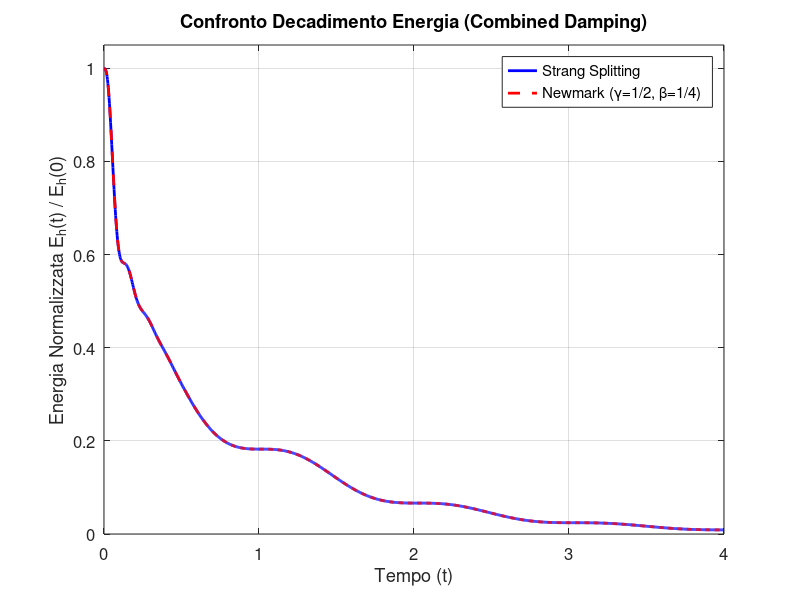
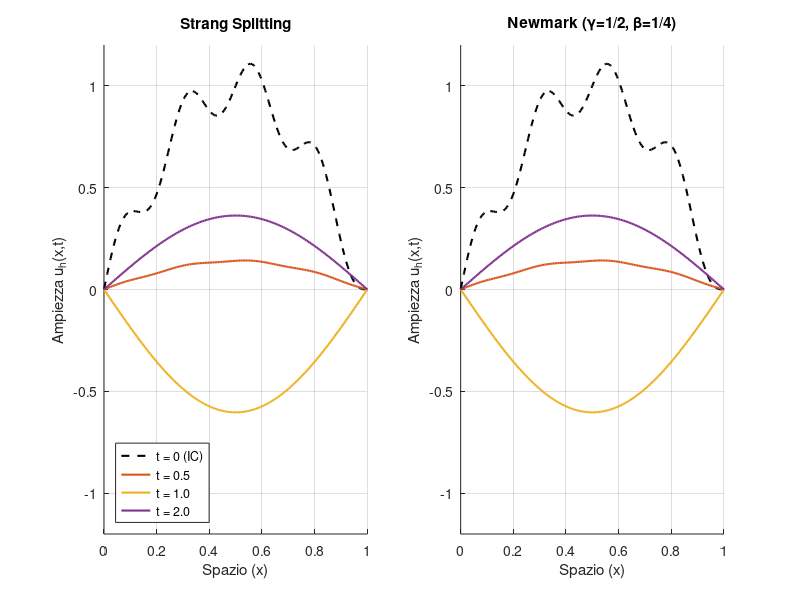

Source code (MATLAB) for these figures, in order: (Note: this script raises an error after producing the figures.)
%% NUMERICAL MODELING AND SIMULATION FOR ACOUSTICS - Homework 1 (Point 6 - Newmark)
clear; clc; close all;

% 1. Parametri fisici e di discretizzazione
L = 1; 
rho = 1; 
mu = 1; 
T = 4;
Nx = 160; 
dt = 0.0025;
h = L / Nx;
Nt = round(T / dt);

% Vettore spaziale e nodi interni
x = linspace(0, L, Nx+1)';
x_int = x(2:end-1);
Nh = length(x_int);

% 2. Assemblaggio Matrici FEM P1
e = ones(Nh, 1);
M = (rho * h / 6) * spdiags([e, 4*e, e], -1:1, Nh, Nh);
K = (mu / h)      * spdiags([-e, 2*e, -e], -1:1, Nh, Nh);

% Parametri per il caso Combined Damping
alpha = 0.8;
eta = 0.02;
D = alpha * M + eta * K;

% 3. Condizioni iniziali
u0_int = sin(pi * x_int) + (1/8) * sin(8 * pi * x_int);
v0_int = zeros(Nh, 1);

% Vettori per il salvataggio dei risultati
t_vec = linspace(0, T, Nt+1);
Energy_Split = zeros(Nt+1, 1);
Energy_Newmark = zeros(Nt+1, 1);

% Istanti di tempo per i profili spaziali: t = 0.5, 1, 2
t_plot = [0.5, 1, 2];
steps_plot = round(t_plot / dt);
U_profiles_Split = zeros(Nx+1, length(t_plot)); 
U_profiles_Newmark = zeros(Nx+1, length(t_plot)); 

% =========================================================================
% SOLUTORE 1: STRANG SPLITTING (Dal Punto 5)
% =========================================================================
fprintf('Esecuzione Solutore Strang Splitting...\n');
B = M \ D;
Q = expm(- (dt / 2) * B);
A_lhs = M + (dt^2 / 4) * K;
A_rhs = M - (dt^2 / 4) * K;

U = u0_int;
V = v0_int;
E0 = 0.5 * (V' * M * V) + 0.5 * (U' * K * U);
Energy_Split(1) = 1.0;

for n = 1:Nt
    % Step solver
    Va = Q * V;
    rhs = A_rhs * U + dt * (M * Va);
    U_next = A_lhs \ rhs;
    Vb = (2 / dt) * (U_next - U) - Va;
    V = Q * Vb;
    U = U_next;
    
    % Calcolo Energia
    En = 0.5 * (V' * M * V) + 0.5 * (U' * K * U);
    Energy_Split(n+1) = En / E0;
    
    % Salvataggio profili
    [is_plot_step, idx] = ismember(n, steps_plot);
    if is_plot_step
        U_profiles_Split(:, idx) = [0; U; 0];
    end
end

% =========================================================================
% SOLUTORE 2: METODO DI NEWMARK (gamma = 1/2, beta = 1/4)
% =========================================================================
fprintf('Esecuzione Solutore Newmark (Average Acceleration)...\n');
gamma_N = 1/2;
beta_N = 1/4;

% Calcolo accelerazione iniziale a0
% Dalla EDO: M*a0 + D*v0 + K*u0 = 0  => a0 = M \ (-D*v0 - K*u0)
A0 = M \ (-D * v0_int - K * u0_int);

U_nm = u0_int;
V_nm = v0_int;
A_nm = A0;
Energy_Newmark(1) = 1.0;

% Matrice di iterazione del sistema lineare di Newmark (costante nel tempo)
LHS_Newmark = M + (gamma_N * dt) * D + (beta_N * dt^2) * K;

for n = 1:Nt
    % 1. Vettori predittori (per spostamento e velocità)
    U_pred = U_nm + dt * V_nm + ((0.5 - beta_N) * dt^2) * A_nm;
    V_pred = V_nm + ((1 - gamma_N) * dt) * A_nm;
    
    % 2. Risoluzione del sistema lineare per la nuova accelerazione
    RHS = - K * U_pred - D * V_pred;
    A_next = LHS_Newmark \ RHS;
    
    % 3. Correttore (Aggiornamento finale spostamento e velocità)
    U_next = U_pred + (beta_N * dt^2) * A_next;
    V_next = V_pred + (gamma_N * dt) * A_next;
    
    % 4. Calcolo Energia
    En_nm = 0.5 * (V_next' * M * V_next) + 0.5 * (U_next' * K * U_next);
    Energy_Newmark(n+1) = En_nm / E0;
    
    % Aggiornamento variabili per step successivo
    U_nm = U_next;
    V_nm = V_next;
    A_nm = A_next;
    
    % Salvataggio profili
    [is_plot_step, idx] = ismember(n, steps_plot);
    if is_plot_step
        U_profiles_Newmark(:, idx) = [0; U_nm; 0];
    end
end
fprintf('Simulazioni completate. Generazione grafici...\n');

% =========================================================================
% GRAFICI DI CONFRONTO
% =========================================================================
% Grafico 1: Confronto Decadimento Energia
figure('Color', 'w', 'Position', [100, 100, 800, 500]);
plot(t_vec, Energy_Split, 'b', 'LineWidth', 2, 'DisplayName', 'Strang Splitting');
hold on; grid on;
plot(t_vec, Energy_Newmark, 'r--', 'LineWidth', 2, 'DisplayName', 'Newmark (\gamma=1/2, \beta=1/4)');
xlabel('Tempo (t)');
ylabel('Energia Normalizzata E_h(t) / E_h(0)');
title('Confronto Decadimento Energia (Combined Damping)');
legend('Location', 'northeast');
set(gca, 'FontSize', 12);
ylim([0 1.05]);

% Grafico 2: Confronto Profili Spaziali
figure('Color', 'w', 'Position', [150, 150, 1000, 400]);
t_colors = {'#D95319', '#EDB120', '#7E2F8E'};

subplot(1, 2, 1);
hold on; grid on;
plot(x, [0; u0_int; 0], 'k--', 'LineWidth', 1.5, 'DisplayName', 't = 0 (IC)');
for idx = 1:length(t_plot)
    plot(x, U_profiles_Split(:, idx), 'LineWidth', 1.5, 'Color', t_colors{idx}, 'DisplayName', sprintf('t = %.1f', t_plot(idx)));
end
title('Strang Splitting');
xlabel('Spazio (x)'); ylabel('Ampiezza u_h(x,t)');
xlim([0 1]); ylim([-1.2 1.2]); legend('Location', 'southwest', 'FontSize', 9);

subplot(1, 2, 2);
hold on; grid on;
plot(x, [0; u0_int; 0], 'k--', 'LineWidth', 1.5, 'DisplayName', 't = 0 (IC)');
for idx = 1:length(t_plot)
    plot(x, U_profiles_Newmark(:, idx), 'LineWidth', 1.5, 'Color', t_colors{idx}, 'DisplayName', sprintf('t = %.1f', t_plot(idx)));
end
title('Newmark (\gamma=1/2, \beta=1/4)');
xlabel('Spazio (x)'); ylabel('Ampiezza u_h(x,t)');
xlim([0 1]); ylim([-1.2 1.2]);
sgtitle('Confronto Profili Spaziali (Combined Damping)');

% Grafico 3: Differenza numerica di Energia
figure('Color', 'w', 'Position', [200, 200, 800, 400]);
plot(t_vec, Energy_Newmark - Energy_Split, 'k', 'LineWidth', 1.5);
grid on;
xlabel('Tempo (t)');
ylabel('Differenza E_{Newmark} - E_{Splitting}');
title('Differenza Assoluta di Energia tra i due Solutori');
set(gca, 'FontSize', 12);
